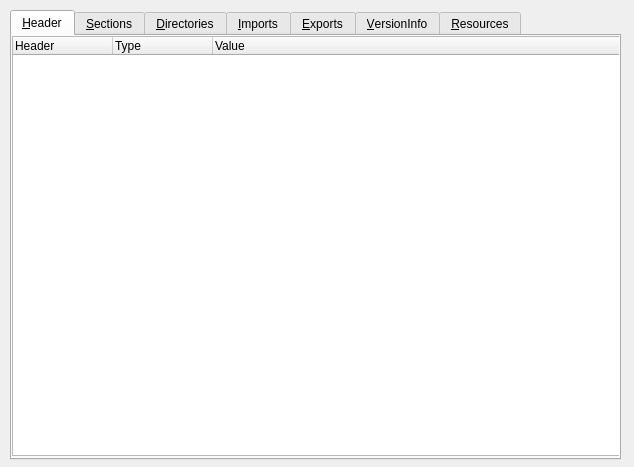
<?xml version="1.0" encoding="UTF-8"?>
<ui version="4.0">
 <class>Dialog</class>
 <widget class="QDialog" name="Dialog">
  <property name="geometry">
   <rect>
    <x>0</x>
    <y>0</y>
    <width>634</width>
    <height>467</height>
   </rect>
  </property>
  <property name="windowTitle">
   <string>Dialog</string>
  </property>
  <widget class="QTabWidget" name="tabWidget">
   <property name="geometry">
    <rect>
     <x>10</x>
     <y>10</y>
     <width>611</width>
     <height>450</height>
    </rect>
   </property>
   <property name="currentIndex">
    <number>0</number>
   </property>
   <widget class="QWidget" name="tab">
    <attribute name="title">
     <string>&amp;Header</string>
    </attribute>
    <widget class="QTreeWidget" name="treeWidgetHeader">
     <property name="geometry">
      <rect>
       <x>0</x>
       <y>0</y>
       <width>781</width>
       <height>420</height>
      </rect>
     </property>
     <property name="sizePolicy">
      <sizepolicy hsizetype="Minimum" vsizetype="Fixed">
       <horstretch>0</horstretch>
       <verstretch>0</verstretch>
      </sizepolicy>
     </property>
     <property name="minimumSize">
      <size>
       <width>781</width>
       <height>420</height>
      </size>
     </property>
     <column>
      <property name="text">
       <string>Header</string>
      </property>
     </column>
     <column>
      <property name="text">
       <string>Type</string>
      </property>
     </column>
     <column>
      <property name="text">
       <string>Value</string>
      </property>
     </column>
    </widget>
   </widget>
   <widget class="QWidget" name="tab_7">
    <attribute name="title">
     <string>&amp;Sections</string>
    </attribute>
    <widget class="QTreeWidget" name="treeWidgetSections">
     <property name="geometry">
      <rect>
       <x>0</x>
       <y>0</y>
       <width>601</width>
       <height>420</height>
      </rect>
     </property>
     <property name="font">
      <font>
       <family>Terminus</family>
       <pointsize>10</pointsize>
       <weight>75</weight>
       <bold>true</bold>
      </font>
     </property>
     <column>
      <property name="text">
       <string>Name</string>
      </property>
     </column>
     <column>
      <property name="text">
       <string>FileOffset</string>
      </property>
      <property name="textAlignment">
       <set>AlignRight|AlignVCenter</set>
      </property>
     </column>
     <column>
      <property name="text">
       <string>FileSize</string>
      </property>
      <property name="textAlignment">
       <set>AlignRight|AlignVCenter</set>
      </property>
     </column>
     <column>
      <property name="text">
       <string>RVA</string>
      </property>
      <property name="textAlignment">
       <set>AlignRight|AlignVCenter</set>
      </property>
     </column>
     <column>
      <property name="text">
       <string>MemSize</string>
      </property>
      <property name="textAlignment">
       <set>AlignRight|AlignVCenter</set>
      </property>
     </column>
     <column>
      <property name="text">
       <string>Characteristics</string>
      </property>
      <property name="textAlignment">
       <set>AlignRight|AlignVCenter</set>
      </property>
     </column>
    </widget>
   </widget>
   <widget class="QWidget" name="tab_3">
    <attribute name="title">
     <string>&amp;Directories</string>
    </attribute>
    <widget class="QTreeWidget" name="treeWidgetDirectories">
     <property name="geometry">
      <rect>
       <x>0</x>
       <y>0</y>
       <width>601</width>
       <height>420</height>
      </rect>
     </property>
     <property name="font">
      <font>
       <family>Terminus</family>
       <pointsize>10</pointsize>
      </font>
     </property>
     <column>
      <property name="text">
       <string>Directory</string>
      </property>
     </column>
     <column>
      <property name="text">
       <string>Section</string>
      </property>
     </column>
     <column>
      <property name="text">
       <string>Address</string>
      </property>
     </column>
     <column>
      <property name="text">
       <string>Size</string>
      </property>
     </column>
    </widget>
   </widget>
   <widget class="QWidget" name="tab_5">
    <attribute name="title">
     <string>&amp;Imports</string>
    </attribute>
    <widget class="QTreeWidget" name="treeWidgetImports">
     <property name="geometry">
      <rect>
       <x>0</x>
       <y>0</y>
       <width>791</width>
       <height>420</height>
      </rect>
     </property>
     <property name="font">
      <font>
       <family>Terminus</family>
       <pointsize>10</pointsize>
       <weight>75</weight>
       <bold>true</bold>
      </font>
     </property>
     <column>
      <property name="text">
       <string>Name</string>
      </property>
     </column>
     <column>
      <property name="text">
       <string>RVA</string>
      </property>
     </column>
    </widget>
   </widget>
   <widget class="QWidget" name="tab_6">
    <attribute name="title">
     <string>&amp;Exports</string>
    </attribute>
   </widget>
   <widget class="QWidget" name="tab_2">
    <attribute name="title">
     <string>&amp;VersionInfo</string>
    </attribute>
    <widget class="QTableWidget" name="tableWidget">
     <property name="geometry">
      <rect>
       <x>0</x>
       <y>10</y>
       <width>351</width>
       <height>211</height>
      </rect>
     </property>
     <row>
      <property name="text">
       <string>Size</string>
      </property>
     </row>
     <row>
      <property name="text">
       <string>Overlay</string>
      </property>
     </row>
     <row>
      <property name="text">
       <string>Type</string>
      </property>
     </row>
     <row>
      <property name="text">
       <string>Machine</string>
      </property>
     </row>
     <row>
      <property name="text">
       <string>PDB File</string>
      </property>
     </row>
     <column>
      <property name="text">
       <string>Value</string>
      </property>
     </column>
     <item row="0" column="0">
      <property name="text">
       <string/>
      </property>
     </item>
    </widget>
    <widget class="QTableWidget" name="tableWidget_2">
     <property name="geometry">
      <rect>
       <x>0</x>
       <y>230</y>
       <width>611</width>
       <height>241</height>
      </rect>
     </property>
     <property name="sizePolicy">
      <sizepolicy hsizetype="Expanding" vsizetype="Expanding">
       <horstretch>0</horstretch>
       <verstretch>0</verstretch>
      </sizepolicy>
     </property>
     <property name="minimumSize">
      <size>
       <width>0</width>
       <height>192</height>
      </size>
     </property>
     <property name="frameShape">
      <enum>QFrame::StyledPanel</enum>
     </property>
     <attribute name="horizontalHeaderVisible">
      <bool>false</bool>
     </attribute>
     <attribute name="horizontalHeaderCascadingSectionResizes">
      <bool>false</bool>
     </attribute>
     <attribute name="horizontalHeaderHighlightSections">
      <bool>false</bool>
     </attribute>
     <row>
      <property name="text">
       <string>CompanyName</string>
      </property>
      <property name="font">
       <font>
        <pointsize>8</pointsize>
       </font>
      </property>
     </row>
     <row>
      <property name="text">
       <string>FileDescription</string>
      </property>
      <property name="font">
       <font>
        <family>Segoe UI</family>
        <pointsize>8</pointsize>
       </font>
      </property>
     </row>
     <row>
      <property name="text">
       <string>FileVersion</string>
      </property>
      <property name="font">
       <font>
        <family>Segoe UI</family>
        <pointsize>8</pointsize>
       </font>
      </property>
     </row>
     <row>
      <property name="text">
       <string>CopyRight</string>
      </property>
      <property name="font">
       <font>
        <family>Segoe UI</family>
        <pointsize>8</pointsize>
       </font>
      </property>
     </row>
     <row>
      <property name="text">
       <string>OriginalFileName</string>
      </property>
      <property name="font">
       <font>
        <family>Segoe UI</family>
        <pointsize>8</pointsize>
       </font>
      </property>
     </row>
     <row>
      <property name="text">
       <string>ProductName</string>
      </property>
      <property name="font">
       <font>
        <family>Segoe UI</family>
        <pointsize>8</pointsize>
       </font>
      </property>
     </row>
     <row>
      <property name="text">
       <string>ProductVersion</string>
      </property>
      <property name="font">
       <font>
        <family>Segoe UI</family>
        <pointsize>8</pointsize>
       </font>
      </property>
     </row>
     <column>
      <property name="text">
       <string>Value</string>
      </property>
     </column>
     <item row="0" column="0">
      <property name="text">
       <string/>
      </property>
      <property name="flags">
       <set>ItemIsSelectable|ItemIsEditable|ItemIsDragEnabled|ItemIsUserCheckable|ItemIsEnabled</set>
      </property>
     </item>
    </widget>
   </widget>
   <widget class="QWidget" name="tab_4">
    <attribute name="title">
     <string>&amp;Resources</string>
    </attribute>
   </widget>
  </widget>
 </widget>
 <layoutdefault spacing="6" margin="11"/>
 <tabstops>
  <tabstop>tabWidget</tabstop>
  <tabstop>treeWidgetHeader</tabstop>
  <tabstop>tableWidget</tabstop>
  <tabstop>tableWidget_2</tabstop>
 </tabstops>
 <resources/>
 <connections/>
</ui>
